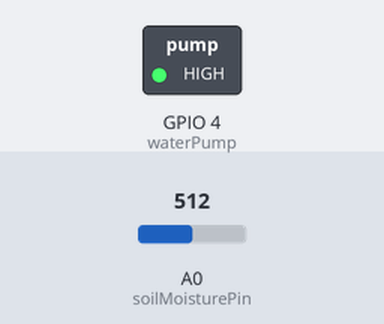
Simulated run of this sketch. Board: ESP8266 (NodeMCU). On the bench: switched loads named in the sketch (green lamp = pin HIGH). The inputs (shaded band) are chosen by the test bench; at power-on: A0 (soilMoisturePin) = 512. WiFi joins after 1.5 s; servers stay silent unless stated.

Above: at 3.0 s.
3.1 s: A0 (soilMoisturePin) set to 628
5.0 s: A0 (soilMoisturePin) set to 661
At 6.3 s:
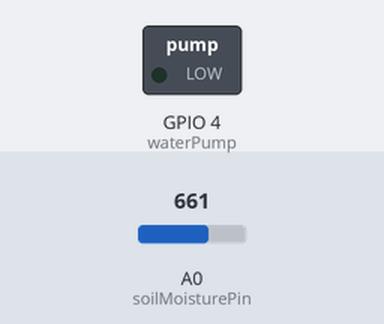
7.3 s: A0 (soilMoisturePin) set to 567
9.0 s: A0 (soilMoisturePin) set to 539
At 10.6 s:
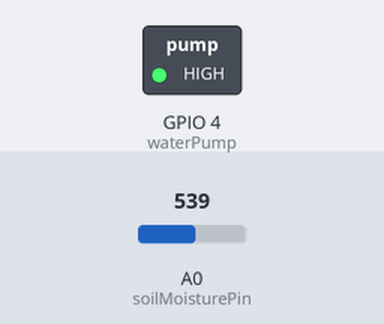
11.3 s: A0 (soilMoisturePin) set to 716
At 12.1 s:
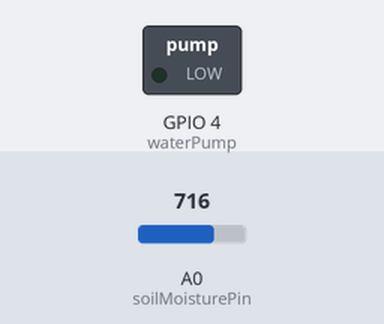
Timing chart, 0 to 14.3 s (numbered marks = the images above; inputs shaded):
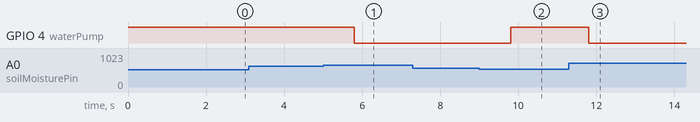

The sketch:

smart_plant_watering_system.ino
```cpp
#define BLYNK_TEMPLATE_ID "TMPL6k7oXylUX"
#define BLYNK_TEMPLATE_NAME "Self Plant Watering System 2"


#include <ESP8266WiFi.h>
#include <BlynkSimpleEsp8266.h>


#define waterPump 4 // GPIO4 is D2 on ESP8266
#define soilMoisturePin A0
#define moistureThresholdHigh 30  // Moisture threshold to turn off the pump (%)
#define moistureThresholdLow 20   // Moisture threshold to turn on the pump (%)


char auth[] = "7V2klMevuGCYOjRUZv7vvBfvSBnStzRO";
char ssid[] = "POCO X4 Pro 5G";
char pass[] = "iamrehaan";


bool Relay = false;  // false means pump is off, true means pump is on


BlynkTimer timer;


void setup() {
 Serial.begin(9600);
 pinMode(waterPump, OUTPUT);
 digitalWrite(waterPump, HIGH);


 Blynk.begin(auth, ssid, pass, "blynk.cloud", 80);


 timer.setInterval(1000L, soilMoistureSensor);
}


void loop() {
 Blynk.run();
 timer.run();
}


BLYNK_WRITE(V1) {
 Relay = param.asInt();


 if (Relay) {
   digitalWrite(waterPump, LOW);  // Turn on the pump
 } else {
   digitalWrite(waterPump, HIGH); // Turn off the pump
 }
}


void soilMoistureSensor() {
 int sensorValue = analogRead(soilMoisturePin);
  // Calibrate sensor readings based on your soil conditions
 int moisturePercent = map(sensorValue, 0, 800, 100, 0);  // Adjust range based on calibration


 // Ensure moisture percentage is within valid range (0-100)
 moisturePercent = constrain(moisturePercent, 0, 100);


 // Update Blynk virtual display with moisture percentage
 Blynk.virtualWrite(V0, moisturePercent);


 // Automatic control based on moisture thresholds
 if (moisturePercent > moistureThresholdHigh && Relay) {
   digitalWrite(waterPump, HIGH); // Turn off the pump
   Relay = false;  // Update pump state to off
   Blynk.virtualWrite(V1, Relay);  // Update Blynk button state
 } else if (moisturePercent < moistureThresholdLow && !Relay) {
   digitalWrite(waterPump, LOW);  // Turn on the pump
   Relay = true;  // Update pump state to on
   Blynk.virtualWrite(V1, Relay);  // Update Blynk button state
 }
}
```

Measured:
- the behaviour switches between 643 and 644 on A0 (soilMoisturePin) (found by bisection; images 0 and 1)
- the behaviour switches between 556 and 555 on A0 (soilMoisturePin) (found by bisection; images 1 and 2)
- after the input at 3.1 s, every drawn part: stays the same
- after the input at 5.0 s, GPIO 4 (waterPump): HIGH → LOW after 0.80 s
- after the input at 7.3 s, every drawn part: stays the same
- after the input at 9.0 s, GPIO 4 (waterPump): LOW → HIGH after 0.80 s
- after the input at 11.3 s, GPIO 4 (waterPump): HIGH → LOW after 0.50 s
